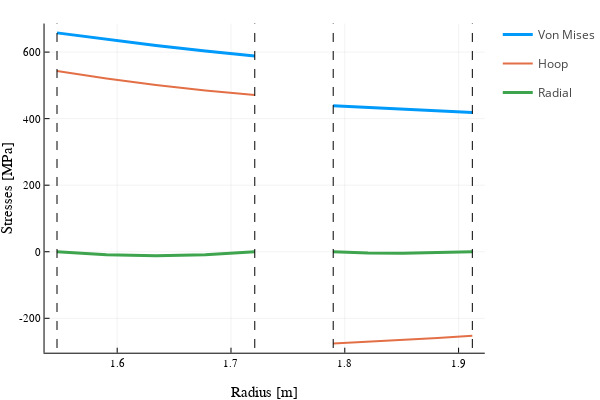

Source (notebook cell):
### Code cell
@everywhere function custom_workflow(dd,ini,act)
    FUSE.simple_equilibrium_transport_workflow(dd,ini,act)
    FUSE.init_pf_active(dd,ini,act)
    FUSE.HFSsizingActor(dd,act)
    FUSE.LFSsizingActor(dd,act)
    FUSE.CXbuildActor(dd,act)
    FUSE.CostingActor(dd,act)
end

custom_workflow(dd,ini,act)
plot(dd.build)

### Figure 1 — Plotly figure (JSON) as saved in the notebook; plotly's stock layout.template omitted (floating-point values rounded to 4 significant figures)
{"data": [{"colorbar": {"title": {"text": ""}}, "legendgroup": "Von Mises", "line": {"color": "rgba(0, 154, 250, 1.000)", "dash": "solid", "shape": "linear", "width": 3}, "mode": "lines", "name": "Von Mises", "showlegend": true, "type": "scatter", "x": [1.547, 1.591, 1.634, 1.677, 1.721], "xaxis": "x", "y": [657.8, 638.2, 620.0, 603.1, 587.9], "yaxis": "y", "zmax": null, "zmin": null}, {"colorbar": {"title": {"text": ""}}, "legendgroup": "Von Mises", "line": {"color": "rgba(0, 154, 250, 1.000)", "dash": "solid", "shape": "linear", "width": 3}, "mode": "lines", "name": "Von Mises", "showlegend": false, "type": "scatter", "x": [1.79, 1.82, 1.851, 1.882, 1.912], "xaxis": "x", "y": [439.1, 434.5, 429.7, 424.4, 418.7], "yaxis": "y", "zmax": null, "zmin": null}, {"colorbar": {"title": {"text": ""}}, "legendgroup": "Hoop", "line": {"color": "rgba(227, 111, 71, 1.000)", "dash": "solid", "shape": "linear", "width": 2}, "mode": "lines", "name": "Hoop", "showlegend": true, "type": "scatter", "x": [1.547, 1.591, 1.634, 1.677, 1.721], "xaxis": "x", "y": [543.2, 520.5, 500.9, 484.3, 470.8], "yaxis": "y", "zmax": null, "zmin": null}, {"colorbar": {"title": {"text": ""}}, "legendgroup": "Hoop", "line": {"color": "rgba(227, 111, 71, 1.000)", "dash": "solid", "shape": "linear", "width": 2}, "mode": "lines", "name": "Hoop", "showlegend": false, "type": "scatter", "x": [1.79, 1.82, 1.851, 1.882, 1.912], "xaxis": "x", "y": [-275.5, -270.5, -265.0, -259.0, -252.4], "yaxis": "y", "zmax": null, "zmin": null}, {"colorbar": {"title": {"text": ""}}, "legendgroup": "Radial", "line": {"color": "rgba(62, 164, 78, 1.000)", "dash": "solid", "shape": "linear", "width": 3}, "mode": "lines", "name": "Radial", "showlegend": true, "type": "scatter", "x": [1.547, 1.591, 1.634, 1.677, 1.721], "xaxis": "x", "y": [-3.115e-14, -8.961, -11.93, -8.93, 2.492e-13], "yaxis": "y", "zmax": null, "zmin": null}, {"colorbar": {"title": {"text": ""}}, "legendgroup": "Radial", "line": {"color": "rgba(62, 164, 78, 1.000)", "dash": "solid", "shape": "linear", "width": 3}, "mode": "lines", "name": "Radial", "showlegend": false, "type": "scatter", "x": [1.79, 1.82, 1.851, 1.882, 1.912], "xaxis": "x", "y": [5.874e-14, -3.492, -4.609, -3.423, -2.349e-14], "yaxis": "y", "zmax": null, "zmin": null}, {"colorbar": {"title": {"text": ""}}, "legendgroup": "", "line": {"color": "rgba(0, 0, 0, 1)", "dash": "dash", "shape": "linear", "width": 1}, "mode": "lines", "name": "", "showlegend": false, "type": "scatter", "x": [1.547, 1.547], "xaxis": "x", "y": [-99230.0, 99610.0], "yaxis": "y", "zmax": null, "zmin": null}, {"colorbar": {"title": {"text": ""}}, "legendgroup": "", "line": {"color": "rgba(0, 0, 0, 1)", "dash": "dash", "shape": "linear", "width": 1}, "mode": "lines", "name": "", "showlegend": false, "type": "scatter", "x": [1.721, 1.721], "xaxis": "x", "y": [-99230.0, 99610.0], "yaxis": "y", "zmax": null, "zmin": null}, {"colorbar": {"title": {"text": ""}}, "legendgroup": "", "line": {"color": "rgba(0, 0, 0, 1)", "dash": "dash", "shape": "linear", "width": 1}, "mode": "lines", "name": "", "showlegend": false, "type": "scatter", "x": [1.79, 1.79], "xaxis": "x", "y": [-99230.0, 99610.0], "yaxis": "y", "zmax": null, "zmin": null}, {"colorbar": {"title": {"text": ""}}, "legendgroup": "", "line": {"color": "rgba(0, 0, 0, 1)", "dash": "dash", "shape": "linear", "width": 1}, "mode": "lines", "name": "", "showlegend": false, "type": "scatter", "x": [1.912, 1.912], "xaxis": "x", "y": [-99230.0, 99610.0], "yaxis": "y", "zmax": null, "zmin": null}], "layout": {"annotations": [], "height": 400, "legend_position": {"bgcolor": "rgba(255, 255, 255, 1.000)", "bordercolor": "rgba(0, 0, 0, 1)", "borderwidth": 1, "font": {"color": "rgba(0, 0, 0, 1)", "family": "sans-serif", "size": 11}, "title": {"font": {"color": "rgba(0, 0, 0, 1)", "family": "sans-serif", "size": 15}, "text": ""}, "tracegroupgap": 0, "traceorder": "normal", "x": 1.05, "xanchor": "lower", "y": 0.07, "yanchor": "right"}, "margin": {"b": 20, "l": 0, "r": 0, "t": 20}, "paper_bgcolor": "rgba(255, 255, 255, 1.000)", "plot_bgcolor": "rgba(255, 255, 255, 1.000)", "showlegend": true, "width": 600, "xaxis": {"anchor": "y", "domain": [0.09128, 0.9934], "gridcolor": "rgba(0, 0, 0, 0.1)", "gridwidth": 0.5, "linecolor": "rgba(0, 0, 0, 1)", "mirror": false, "range": [1.536, 1.923], "showgrid": true, "showline": true, "showticklabels": true, "tickangle": 0, "tickcolor": "rgb(0, 0, 0)", "tickfont": {"color": "rgba(0, 0, 0, 1)", "family": "sans-serif", "size": 11}, "tickmode": "array", "ticks": "inside", "ticktext": ["1.6", "1.7", "1.8", "1.9"], "tickvals": [1.6, 1.7, 1.8, 1.9], "title": {"font": {"color": "rgba(0, 0, 0, 1)", "family": "sans-serif", "size": 15}, "text": "Radius [m]"}, "type": "linear", "visible": true, "zeroline": false, "zerolinecolor": "rgba(0, 0, 0, 1)"}, "yaxis": {"anchor": "x", "domain": [0.07581, 0.9902], "gridcolor": "rgba(0, 0, 0, 0.1)", "gridwidth": 0.5, "linecolor": "rgba(0, 0, 0, 1)", "mirror": false, "range": [-303.4, 685.8], "showgrid": true, "showline": true, "showticklabels": true, "tickangle": 0, "tickcolor": "rgb(0, 0, 0)", "tickfont": {"color": "rgba(0, 0, 0, 1)", "family": "sans-serif", "size": 11}, "tickmode": "array", "ticks": "inside", "ticktext": ["-200", "0", "200", "400", "600"], "tickvals": [-200, 0, 200, 400, 600], "title": {"font": {"color": "rgba(0, 0, 0, 1)", "family": "sans-serif", "size": 15}, "text": "Stresses [MPa]"}, "type": "linear", "visible": true, "zeroline": false, "zerolinecolor": "rgba(0, 0, 0, 1)"}}}
